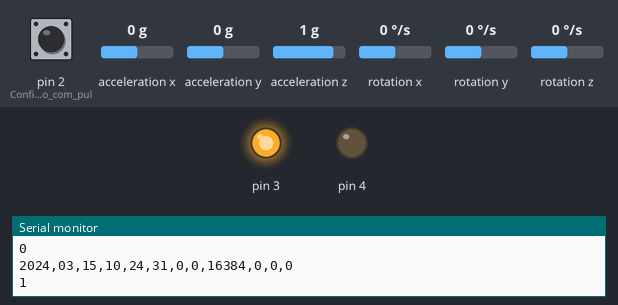
The sketch below on a simulated Arduino Uno, built with avr-gcc and run on an emulated ATmega328P. On the bench: output pins drawn as LEDs (lit = HIGH), the last lines printed to the serial monitor. The inputs (shaded band) are chosen by the test bench; at power-on: pin 2 (Configura_o_botão_com_pul) HIGH, acceleration x 0 g, acceleration y 0 g, acceleration z 1 g, rotation x 0 °/s, rotation y 0 °/s, rotation z 0 °/s. The local clock reads 2024-03-15 10:24:30 at power-on unless the sketch sets it; storage starts empty. At 2.1 s the program stops and its outputs stay as they are.

Above: at 1.2 s.
1.3 s: pin 2 (Configura_o_botão_com_pul) pulled LOW for 1.1 s
At 3.2 s:
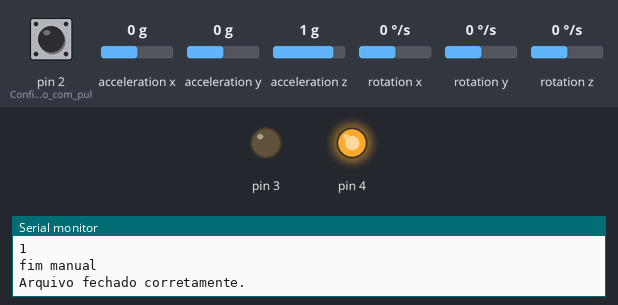
Timing chart, 0 to 3.6 s (numbered marks = the images above; inputs shaded):
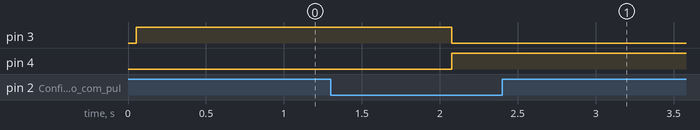

Measured:
- after the input at 1.3 s, pin 3: HIGH → LOW after 0.78 s; pin 4: LOW → HIGH after 0.78 s

The sketch:

Testetempo.ino
```cpp
#include <Wire.h>     // MPU-6050
#include <MPU6050.h>  // MPU-6050
#include <SD.h>       // Cartão SD
#include <SPI.h>      // Cartão SD
#include <RTClib.h>   // RTC

MPU6050 mpu(0x69);  // Define o endereço I2C como 0x69
RTC_DS1307 rtc;
File dataFile;

DateTime startTime;                              // Variável para armazenar o tempo inicial
const long recordingDuration = 48L * 60L * 60L;  // 48 horas em segundos


int lastSecond = -1;  // Armazena o último segundo verificado

void setup() {
  Serial.begin(115200);

  pinMode(2, INPUT_PULLUP);  // Configura o botão com pull-up interno
  pinMode(3, OUTPUT);
  pinMode(4, OUTPUT);

  Wire.begin();


  //----------------Verificação do funcionamento do MPU-6050 em duas etapas-------------------------//

  mpu.initialize();  // Verifica se o MPU não funcionou
  if (!mpu.testConnection()) {
    Serial.println("Erro ao iniciar o MPU-6050");
    while (1)
      ;
  }
  if (mpu.testConnection()) {  // Verifica se o MPU não funcionou  de novO só por garantia
    Serial.println("MPU INICIALIZADO");
  }

    // Configurar a escala do acelerômetro para ±2g
    mpu.setFullScaleAccelRange(MPU6050_ACCEL_FS_2);

    // Configurar a escala do giroscópio para ±250°/s
    mpu.setFullScaleGyroRange(MPU6050_GYRO_FS_250);

  //----------------Verificação do funcionamento do RTC em três etapas-------------------------//


  if (!rtc.begin()) {  // Verifica se o RTC não funcionou
    Serial.println("Erro ao iniciar o RTC");
    while (1)
      ;
  }
  if (rtc.begin()) {  // Verifica se o RTC não funcionou  de novO só por garantia
    Serial.println("RTC INICIALIZADO");

    ;
  }

  if (!rtc.isrunning()) {  // Verifica algum outro aspecto da conexão
    Serial.println("RTC não está rodando, ajustando a hora...");
    rtc.adjust(DateTime(F(__DATE__), F(__TIME__)));
  }


  //----------------Verificação do funcionamento do Cartão SD em três etapas-------------------------//

  if (!SD.begin(10)) {  // Verifica se ele não funcionou
    Serial.println("Erro ao inicializar o SD!");
    while (1)
      ;
  }
  if (SD.begin(10)) {  // verifica se ele funcionou
    Serial.println("SD INICIALIZADO");

    ;
  }
  dataFile = SD.open("datalog.txt", FILE_WRITE);

  if (!dataFile) {  // Verifica se o arquivo abriu
    Serial.println("Erro ao abrir o arquivo no SD!");
    while (1)
      ;
  }

  // Armazena a data/hora de início
  startTime = rtc.now();
  Serial.println(startTime.timestamp());
  Serial.println("Sistema pronto!");
}

//----------------Função que fecha o arquivo e salva os dados-------------------------//

void closeFile() {
  dataFile.close();
  Serial.println("Arquivo fechado corretamente.");
  digitalWrite(3, LOW);
  digitalWrite(4, HIGH);
  return;
}


//----------------Void loop-------------------------//

void loop() {


  DateTime now = rtc.now();

  long elapsedTime = now.unixtime() - startTime.unixtime();  // Tempo decorrido em segundos

  digitalWrite(3, HIGH);  // Led pra debug
  digitalWrite(4, LOW);   // Led pra debug

  //----------------Verifica se já se passou 48 horas-------------------------//

  if (elapsedTime >= recordingDuration) {
    closeFile();
  }

  //----------------Verifica o botão para encerrar a gravação antecipadamente -------------------------//

  if (digitalRead(2) == LOW) {  // LOW indica botão pressionado
    Serial.println("fim manual");
    closeFile();
    while (1)
      ;
  }


  //----------------Variaveis e coletas do MPU-6050-------------------------//
  int16_t ax, ay, az, gx, gy, gz;
  mpu.getAcceleration(&ax, &ay, &az);
  mpu.getRotation(&gx, &gy, &gz);


  char dataString[64];  // Ajuste o tamanho conforme necessário
  snprintf(dataString, sizeof(dataString), "%04d,%02d,%02d,%02d,%02d,%02d,%d,%d,%d,%d,%d,%d",
           now.year(), now.month(), now.day(), now.hour(), now.minute(), now.second(),
           ax, ay, az, gx, gy, gz);
  dataFile.println(dataString);


  dataFile.println(dataString);

  Serial.println(dataString);
  Serial.println(elapsedTime);


  // Verifica se um novo segundo começou
  if (now.second() != lastSecond) {
    lastSecond = now.second();  // Atualiza o último segundo registrado

    // A cada 60 segundos (mudança de minuto), grava os dados no SD
    if (now.second() % 60 == 0) {
      dataFile.flush();
      Serial.println("Dados sincronizados no SD.");
      digitalWrite(3, LOW);
    }
  }


  delay(1000);
}
```
